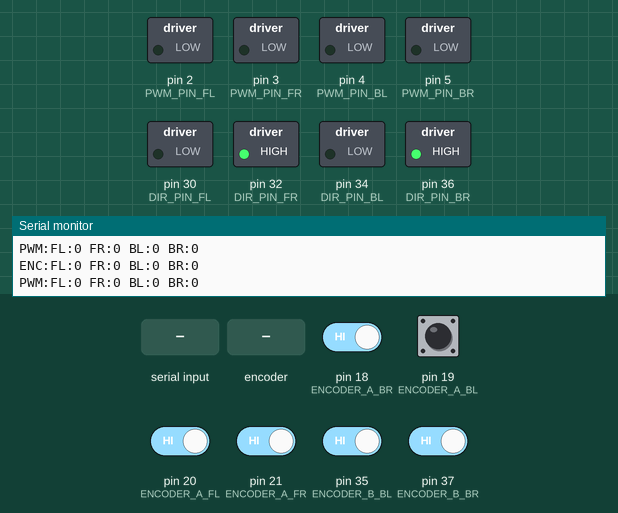
The program below on a simulated Arduino Mega 2560, built with avr-gcc and run on an emulated ATmega2560. Parts: switched loads named in the program (green lamp = pin HIGH), the last lines printed to the serial monitor. Inputs (shaded band) come from the test bench; at power-on: pin 18 (ENCODER_A_BR), pin 19 (ENCODER_A_BL), pin 20 (ENCODER_A_FL), pin 21 (ENCODER_A_FR), pin 35 (ENCODER_B_BL), pin 37 (ENCODER_B_BR) HIGH.

Above: at 1.2 s.
1.3 s: "TEST\n" received over Serial
At 2.1 s:
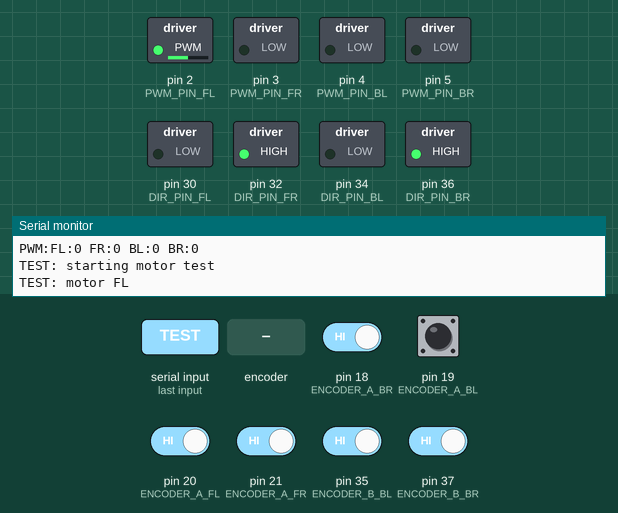
4.3 s: rotary encoder on pin 18 (ENCODER_A_BR) / pin 31 (ENCODER_B_FL) turned 1 step (first pin leading)
At 6.8 s:
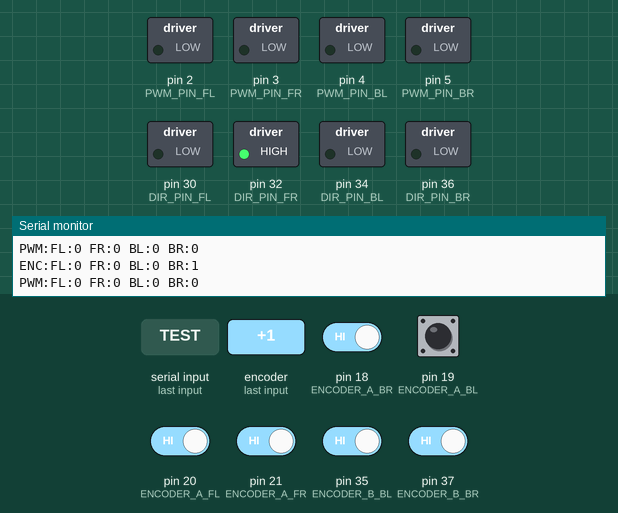
7.5 s: rotary encoder on pin 18 (ENCODER_A_BR) / pin 31 (ENCODER_B_FL) turned 1 step (first pin leading)
At 8.5 s:
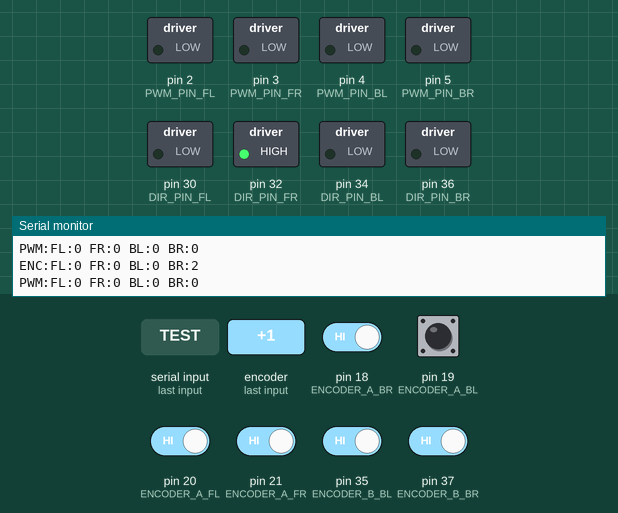
9.2 s: "TEST\n" received over Serial
At 11.2 s:
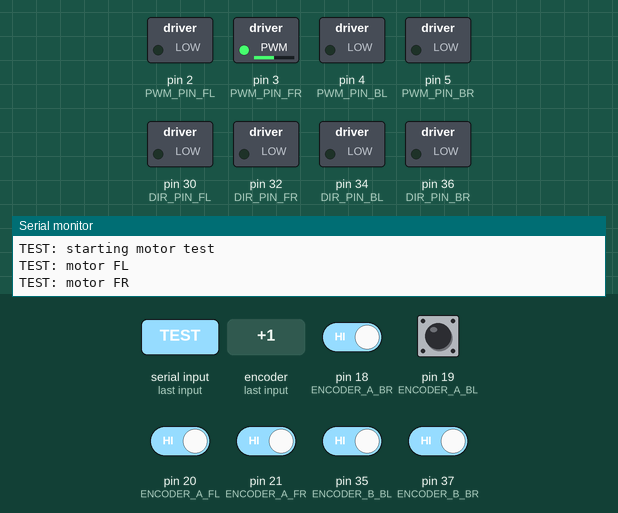
12.2 s: pin 19 (ENCODER_A_BL) pulsed LOW 2 times (0.12 s each, 0.3 s apart)
At 15.2 s:
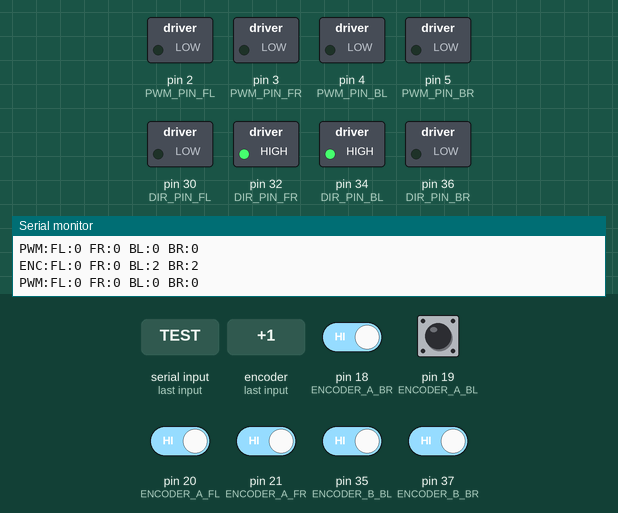
15.5 s: rotary encoder on pin 18 (ENCODER_A_BR) / pin 31 (ENCODER_B_FL) turned 1 step (first pin leading)
At 15.8 s:
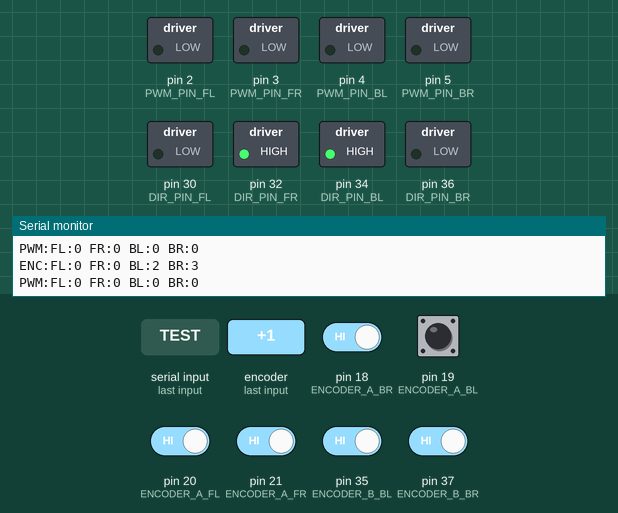
Timing chart, 0 to 18.2 s (numbered marks = the images above; inputs shaded):
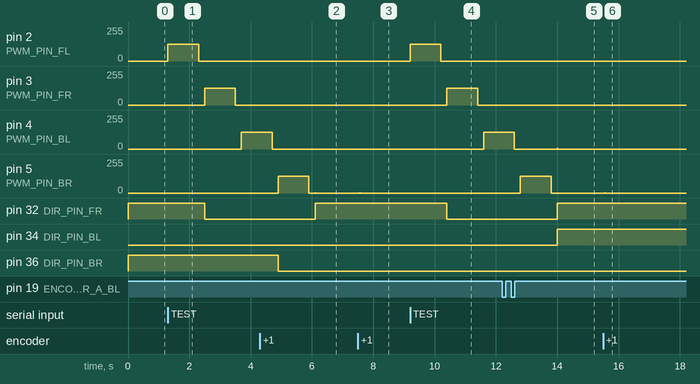

Measured:
- after the input at 1.3 s, pin 2 (PWM_PIN_FL): 0/255 → 127/255 at once, → 0/255 1.0 s later; pin 3 (PWM_PIN_FR): 0/255 → 127/255 after 1.2 s, → 0/255 1.0 s later; pin 4 (PWM_PIN_BL): 0/255 → 127/255 after 2.4 s; pin 32 (DIR_PIN_FR): HIGH → LOW after 1.2 s
- after the input at 4.3 s, pin 36 (DIR_PIN_BR): goes on until 4.9 s, then stays LOW
- after the input at 7.5 s, pin 5 (PWM_PIN_BR): 0/255 → 2/255 after 0.05 s, → 0/255 0.02 s later
- after the input at 9.2 s, pin 2 (PWM_PIN_FL): 0/255 → 127/255 at once, → 0/255 1.0 s later; pin 3 (PWM_PIN_FR): 0/255 → 127/255 after 1.2 s, → 0/255 1.0 s later; pin 4 (PWM_PIN_BL): 0/255 → 127/255 after 2.4 s; pin 32 (DIR_PIN_FR): HIGH → LOW after 1.2 s
- after the input at 12.2 s, pin 34 (DIR_PIN_BL): LOW → HIGH after 1.8 s
- after the input at 15.5 s, pin 5 (PWM_PIN_BR): 0/255 → 3/255 after 0.06 s, → 0/255 0.02 s later

The program:

main.cpp
```cpp
#include <Arduino.h>
#include "PIDController.h"

// =============================================================================
// PIN DEFINITIONS — Arduino Mega 2560
// =============================================================================
// Front Left
const int ENCODER_A_FL = 20;  // hardware interrupt (avoid I2C if used)
const int ENCODER_B_FL = 31;
const int PWM_PIN_FL   = 2;   // PWM Timer3
const int DIR_PIN_FL   = 30;

// Front Right
const int ENCODER_A_FR = 21;  // hardware interrupt (avoid I2C if used)
const int ENCODER_B_FR = 33;
const int PWM_PIN_FR   = 3;   // PWM Timer3
const int DIR_PIN_FR   = 32;

// Back Left
const int ENCODER_A_BL = 19;  // hardware interrupt (also UART1 TX — don't use Serial1)
const int ENCODER_B_BL = 35;
const int PWM_PIN_BL   = 4;   // PWM Timer0 ~980Hz
const int DIR_PIN_BL   = 34;

// Back Right
const int ENCODER_A_BR = 18;  // hardware interrupt (also UART1 RX — don't use Serial1)
const int ENCODER_B_BR = 37;
const int PWM_PIN_BR   = 5;   // PWM Timer3
const int DIR_PIN_BR   = 36;

// =============================================================================
// ENCODER CPR
// Trial and error: start with 4.0 (motor shaft) or 175.0 (gearbox output)
// Tell Phillipp whichever value you settle on — he needs it for odometry
// =============================================================================
float CPR = 4.0f;

// =============================================================================
// ENCODER TICKS
// =============================================================================
volatile long ticks_FL = 0; long prev_ticks_FL = 0;
volatile long ticks_FR = 0; long prev_ticks_FR = 0;
volatile long ticks_BL = 0; long prev_ticks_BL = 0;
volatile long ticks_BR = 0; long prev_ticks_BR = 0;

// =============================================================================
// VELOCITY FILTERS
// =============================================================================
float vel_history_FL[4] = {0,0,0,0}; int vel_index_FL = 0;
float vel_history_FR[4] = {0,0,0,0}; int vel_index_FR = 0;
float vel_history_BL[4] = {0,0,0,0}; int vel_index_BL = 0;
float vel_history_BR[4] = {0,0,0,0}; int vel_index_BR = 0;

// =============================================================================
// PID CONTROLLERS — same gains that worked in the single motor test
// Re-tune per motor if they behave differently under load
// =============================================================================
PIDController pidFL(0.05f, 0.2f, 0.0f, 0.005f, 15000.0f);
PIDController pidFR(0.05f, 0.2f, 0.0f, 0.005f, 15000.0f);
PIDController pidBL(0.05f, 0.2f, 0.0f, 0.005f, 15000.0f);
PIDController pidBR(0.05f, 0.2f, 0.0f, 0.005f, 15000.0f);

// =============================================================================
// TARGET SPEEDS — set by NAV2 over serial (RPM), stored as ticks/s internally
// =============================================================================
float target_FL = 0.0f;
float target_FR = 0.0f;
float target_BL = 0.0f;
float target_BR = 0.0f;

// =============================================================================
// SERIAL PARSING
// =============================================================================
String input_string = "";

// =============================================================================
// PID TIMING — replaces ESP32 hw_timer_t; Mega uses millis() polling at 5ms
// =============================================================================
volatile bool run_pid_flag = false;
unsigned long last_pid_time = 0;

// =============================================================================
// LAST PWM OUTPUTS — file-scope so the serial print section can read them
// =============================================================================
float out_FL = 0.0f, out_FR = 0.0f, out_BL = 0.0f, out_BR = 0.0f;

// =============================================================================
// SERIAL PRINT TIMER
// =============================================================================
unsigned long last_print_time = 0;

// =============================================================================
// ENCODER ISRs — IRAM_ATTR removed (AVR does not use it)
// =============================================================================
void readEncoderFL() { if (digitalRead(ENCODER_B_FL)) ticks_FL++; else ticks_FL--; }
void readEncoderFR() { if (digitalRead(ENCODER_B_FR)) ticks_FR++; else ticks_FR--; }
void readEncoderBL() { if (digitalRead(ENCODER_B_BL)) ticks_BL++; else ticks_BL--; }
void readEncoderBR() { if (digitalRead(ENCODER_B_BR)) ticks_BR++; else ticks_BR--; }

// =============================================================================
// VELOCITY HELPER
// =============================================================================
float computeVelocity(long cur, long &prev, float* history, int &index) {
  float raw = (cur - prev) / 0.005f;
  prev = cur;
  if (raw >  5000.0f) raw =  5000.0f;
  if (raw < -5000.0f) raw = -5000.0f;
  history[index] = raw;
  index = (index + 1) % 4;
  return (history[0] + history[1] + history[2] + history[3]) / 4.0f;
}

// =============================================================================
// MOTOR TEST — send "TEST\n" over serial to verify wiring before connecting ROS2
// Runs each motor forward at 50% for 1 second then stops
// =============================================================================
void runMotorTest() {
  Serial.println("TEST: starting motor test");
  int dir_pins[4]  = { DIR_PIN_FL, DIR_PIN_FR, DIR_PIN_BL, DIR_PIN_BR };
  int pwm_pins[4]  = { PWM_PIN_FL, PWM_PIN_FR, PWM_PIN_BL, PWM_PIN_BR };
  const char* names[4] = { "FL", "FR", "BL", "BR" };
  for (int i = 0; i < 4; i++) {
    Serial.print("TEST: motor "); Serial.println(names[i]);
    digitalWrite(dir_pins[i], LOW);
    analogWrite(pwm_pins[i], 127); // 50%
    delay(1000);
    analogWrite(pwm_pins[i], 0);
    delay(200);
  }
  Serial.println("TEST: done");
}

// =============================================================================
// SETUP
// =============================================================================
void setup() {
  Serial.begin(115200);

  // FL
  pinMode(ENCODER_A_FL, INPUT_PULLUP);
  pinMode(ENCODER_B_FL, INPUT_PULLUP);
  attachInterrupt(digitalPinToInterrupt(ENCODER_A_FL), readEncoderFL, RISING);
  pinMode(DIR_PIN_FL, OUTPUT);
  pinMode(PWM_PIN_FL, OUTPUT);
  analogWrite(PWM_PIN_FL, 0);

  // FR
  pinMode(ENCODER_A_FR, INPUT_PULLUP);
  pinMode(ENCODER_B_FR, INPUT_PULLUP);
  attachInterrupt(digitalPinToInterrupt(ENCODER_A_FR), readEncoderFR, RISING);
  pinMode(DIR_PIN_FR, OUTPUT);
  pinMode(PWM_PIN_FR, OUTPUT);
  analogWrite(PWM_PIN_FR, 0);

  // BL
  pinMode(ENCODER_A_BL, INPUT_PULLUP);
  pinMode(ENCODER_B_BL, INPUT_PULLUP);
  attachInterrupt(digitalPinToInterrupt(ENCODER_A_BL), readEncoderBL, RISING);
  pinMode(DIR_PIN_BL, OUTPUT);
  pinMode(PWM_PIN_BL, OUTPUT);
  analogWrite(PWM_PIN_BL, 0);

  // BR
  pinMode(ENCODER_A_BR, INPUT_PULLUP);
  pinMode(ENCODER_B_BR, INPUT_PULLUP);
  attachInterrupt(digitalPinToInterrupt(ENCODER_A_BR), readEncoderBR, RISING);
  pinMode(DIR_PIN_BR, OUTPUT);
  pinMode(PWM_PIN_BR, OUTPUT);
  analogWrite(PWM_PIN_BR, 0);
}

// =============================================================================
// LOOP
// =============================================================================
void loop() {

  // --- 1. RECEIVE FROM NAV2 (non-blocking) ---
  // Expected format: "FL:500 FR:500 BL:500 BR:500" where values are RPM
  while (Serial.available() > 0) {
    char c = Serial.read();
    if (c == '\n') {
      if (input_string == "TEST") {
        runMotorTest();
      } else {
        int fl_rpm, fr_rpm, bl_rpm, br_rpm;
        int parsed = sscanf(input_string.c_str(), "FL:%d FR:%d BL:%d BR:%d",
                            &fl_rpm, &fr_rpm, &bl_rpm, &br_rpm);
        if (parsed == 4) {
          // Convert RPM -> ticks/s
          //target_FL = (float)fl_rpm * CPR / 60.0f;
          //target_FR = (float)fr_rpm * CPR / 60.0f;
          //target_BL = (float)bl_rpm * CPR / 60.0f;
          //target_BR = (float)br_rpm * CPR / 60.0f;
          target_BL = 100.0f;
          target_BR = 100.0f;
          target_FL = 100.0f;
          target_FR = 100.0f;
        }
      }
      input_string = "";
    } else {
      input_string += c;
    }
  }

  // --- 2. FAST PID LOOP (every 5ms via millis — replaces ESP32 hardware timer) ---
  if (millis() - last_pid_time >= 5) {
    last_pid_time = millis();
    run_pid_flag = true;
  }

  if (run_pid_flag) {
    run_pid_flag = false;

    // Safely read all ticks
    noInterrupts();
    long cur_FL = ticks_FL; long cur_FR = ticks_FR;
    long cur_BL = ticks_BL; long cur_BR = ticks_BR;
    interrupts();

    // Compute filtered velocities
    float vel_FL = computeVelocity(cur_FL, prev_ticks_FL, vel_history_FL, vel_index_FL);
    float vel_FR = computeVelocity(cur_FR, prev_ticks_FR, vel_history_FR, vel_index_FR);
    float vel_BL = computeVelocity(cur_BL, prev_ticks_BL, vel_history_BL, vel_index_BL);
    float vel_BR = computeVelocity(cur_BR, prev_ticks_BR, vel_history_BR, vel_index_BR);

    // Run PIDs
    out_FL = pidFL.compute(target_FL, vel_FL);
    out_FR = pidFR.compute(target_FR, vel_FR);
    out_BL = pidBL.compute(target_BL, vel_BL);
    out_BR = pidBR.compute(target_BR, vel_BR);

    // Clamp all outputs
    out_FL = constrain(out_FL, -255.0f, 255.0f);
    out_FR = constrain(out_FR, -255.0f, 255.0f);
    out_BL = constrain(out_BL, -255.0f, 255.0f);
    out_BR = constrain(out_BR, -255.0f, 255.0f);

    // Apply to motors
    // If any motor spins the wrong direction, swap LOW/HIGH on that motor's DIR line
    digitalWrite(DIR_PIN_FL, out_FL >= 0 ? LOW : HIGH);
    analogWrite(PWM_PIN_FL, (int)abs(out_FL));

    digitalWrite(DIR_PIN_FR, out_FR >= 0 ? HIGH : LOW); // FR inverted vs FL
    analogWrite(PWM_PIN_FR, (int)abs(out_FR));

    digitalWrite(DIR_PIN_BL, out_BL >= 0 ? LOW : HIGH);
    analogWrite(PWM_PIN_BL, (int)abs(out_BL));

    digitalWrite(DIR_PIN_BR, out_BR >= 0 ? HIGH : LOW); // BR inverted vs BL
    analogWrite(PWM_PIN_BR, (int)abs(out_BR));
  }

  // --- 3. SEND RAW TICKS TO NAV2 (every 50ms) ---
  // Phillipp converts ticks -> odometry using the same CPR value above
  // Serial.printf not available on AVR — replaced with Serial.print chains
  if (millis() - last_print_time >= 50) {
    last_print_time = millis();
    Serial.print("ENC:FL:"); Serial.print(ticks_FL);
    Serial.print(" FR:"); Serial.print(ticks_FR);
    Serial.print(" BL:"); Serial.print(ticks_BL);
    Serial.print(" BR:"); Serial.println(ticks_BR);

    Serial.print("PWM:FL:"); Serial.print((int)out_FL);
    Serial.print(" FR:"); Serial.print((int)out_FR);
    Serial.print(" BL:"); Serial.print((int)out_BL);
    Serial.print(" BR:"); Serial.println((int)out_BR);
  }
}
```

PIDController.h
```cpp
#pragma once

class PIDController {
  private:
    float Kp, Ki, Kd;
    float integral;
    float error_prior;
    float iteration_time;
    float max_integral;

  public:
    PIDController(float p, float i, float d, float dt, float max_i);
    float compute(float desired_velocity, float actual_velocity);
};
```

PIDController.cpp
```cpp
#include "PIDController.h"

PIDController::PIDController(float p, float i, float d, float dt, float max_i) {
    Kp = p; Ki = i; Kd = d;
    iteration_time = dt; max_integral = max_i;
    integral = 0.0f; error_prior = 0.0f;
}

float PIDController::compute(float desired_velocity, float actual_velocity) {
    float error = desired_velocity - actual_velocity;
    integral = integral + (error * iteration_time);

    if (integral > max_integral) integral = max_integral;
    else if (integral < -max_integral) integral = -max_integral;

    float derivative = (error - error_prior) / iteration_time;

    float output = (Kp * error) + (Ki * integral) + (Kd * derivative);
    error_prior = error;

    return output;
}
```
